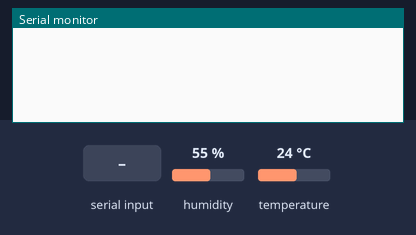
Simulated run of this sketch. Board: Arduino Uno, built with avr-gcc and run on an emulated ATmega328P. Shown: the last lines printed to the serial monitor. The test bench sets the inputs (shaded band); at power-on: humidity 55 %, temperature 24 °C.

Above: at 1.2 s.
1.3 s: "<T>" received over Serial
At 1.9 s:
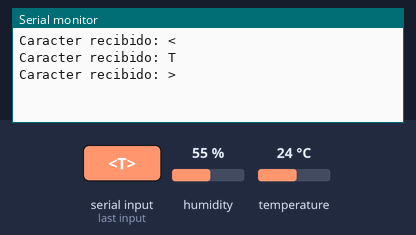
2.8 s: "<?>" received over Serial
At 4.3 s:
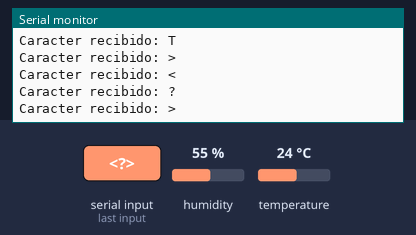

Measured:
- after the input at 1.3 s, the serial monitor: prints a new line at once (image 1)
- after the input at 2.8 s, the serial monitor: prints a new line at once (image 2)

The sketch:

PS_Slave_DHT11.ino
```cpp
#include <Adafruit_Sensor.h>
#include <DHT.h>
#include <DHT_U.h>
#include <TimerOne.h>

// Definimos el pin digital donde se conecta el sensor
#define DHTPIN 2
// Dependiendo del tipo de sensor
#define DHTTYPE DHT11

// Inicializamos el sensor DHT11
DHT dht(DHTPIN, DHTTYPE);

const char EQUIPO_ID = '1';

int Temperatura_Leida = 0;
char flag_1_seg = 0;

void setup()
{
  // Inicializamos el timer1
  Timer1.initialize(1000);  // 1ms
  Timer1.attachInterrupt( Systick_Handler );

  // Inicializamos el puerto serial
  Serial.begin(9600);

  // Comenzamos el sensor DHT
  dht.begin();
}

void Systick_Handler(void)
{
  // Aca entro cada 1ms = 1000Hz
  static int divisor = 1000;

  divisor--;
  if(divisor == 0)
  {
    divisor = 1000;

    flag_1_seg = 1;
  }
}

void loop()
{
  // Analizamos la recepcion de la trama
  PSerial_Recibir();

  if(flag_1_seg)
  {
    // Aca entramos cada 1 seg
    flag_1_seg = 0;

    // Leemos la temperatura en grados centígrados (por defecto)
    Temperatura_Leida = dht.readTemperature();

  }
}
```

PSerial.ino
```cpp
void PSerial_Recibir(void)
{
  if (Serial.available() > 0)
  { // Comprueba si hay datos disponibles en el buffer del puerto serial
    char receivedChar = Serial.read(); // Lee el primer byte de datos del buffer
    Serial.print("Caracter recibido: ");
    Serial.println(receivedChar); // Muestra el carácter recibido en el puerto serial

    PSerial_Analisis(receivedChar);
  }
}

void PSerial_Analisis(char dato)
{
  // Voy a recibir [>][id][T][?][chk][<]
  // chk = Suma de los bytes anteriores

  static int estadoRecepcion = 0;
  switch(estadoRecepcion)
  {
    case 0:
      if(dato == '>')
      {
        estadoRecepcion = 1;
      }
      break;

    case 1:
      if(dato == EQUIPO_ID)
      {
        estadoRecepcion = 2;
      }
      else
      {
        estadoRecepcion = 0;
      }
      break;

    case 2:
      if(dato == 'T')
      {
        estadoRecepcion = 3;
      }
      else
      {
        estadoRecepcion = 0;
      }
      break;

    case 3:
      if(dato == '?')
      {
        estadoRecepcion = 4;
      }
      else
      {
        estadoRecepcion = 0;
      }
      break;

    case 4:
//      if(dato == (char)('>'+EQUIPO_ID+'T'+'?')) // En este caso no hace falta el checksum ya q todos los datos recibidos son fijos
//      {
        estadoRecepcion = 5;
//      }
//      else
//      {
//        estadoRecepcion = 0;
//      }
      break;

    case 5:
      if(dato == '<')
      {
        // Si recibimos la trama completa debemos enviar la temperatura
        PSerial_Enviar();
      }
      estadoRecepcion = 0;
      break;
  }
}

void PSerial_Enviar(void)
{
  // La trama a enviar es [>][id][T][temp max 5 digitos][chk][<]
  // Indices               0  1   2  3 4 5 6 7           8    9

  char Buf[12];   // El tamaño del buffer depende del tamaño maximo de la trama + un extra por las dudas

  sprintf(Buf, ">%cT%05d", EQUIPO_ID, Temperatura_Leida); // Armo la trama

  char checksum = 0;
  for(int i = 0 ; i < 8 ; i++)
  {
    checksum += Buf[i];
  }
  Buf[8] = checksum;
  Buf[9] = '<';

  // Envio la trama generada
  for(int i = 0 ; i < 10 ; i++)
  {
    Serial.write(Buf[i]);
  }
}
```
